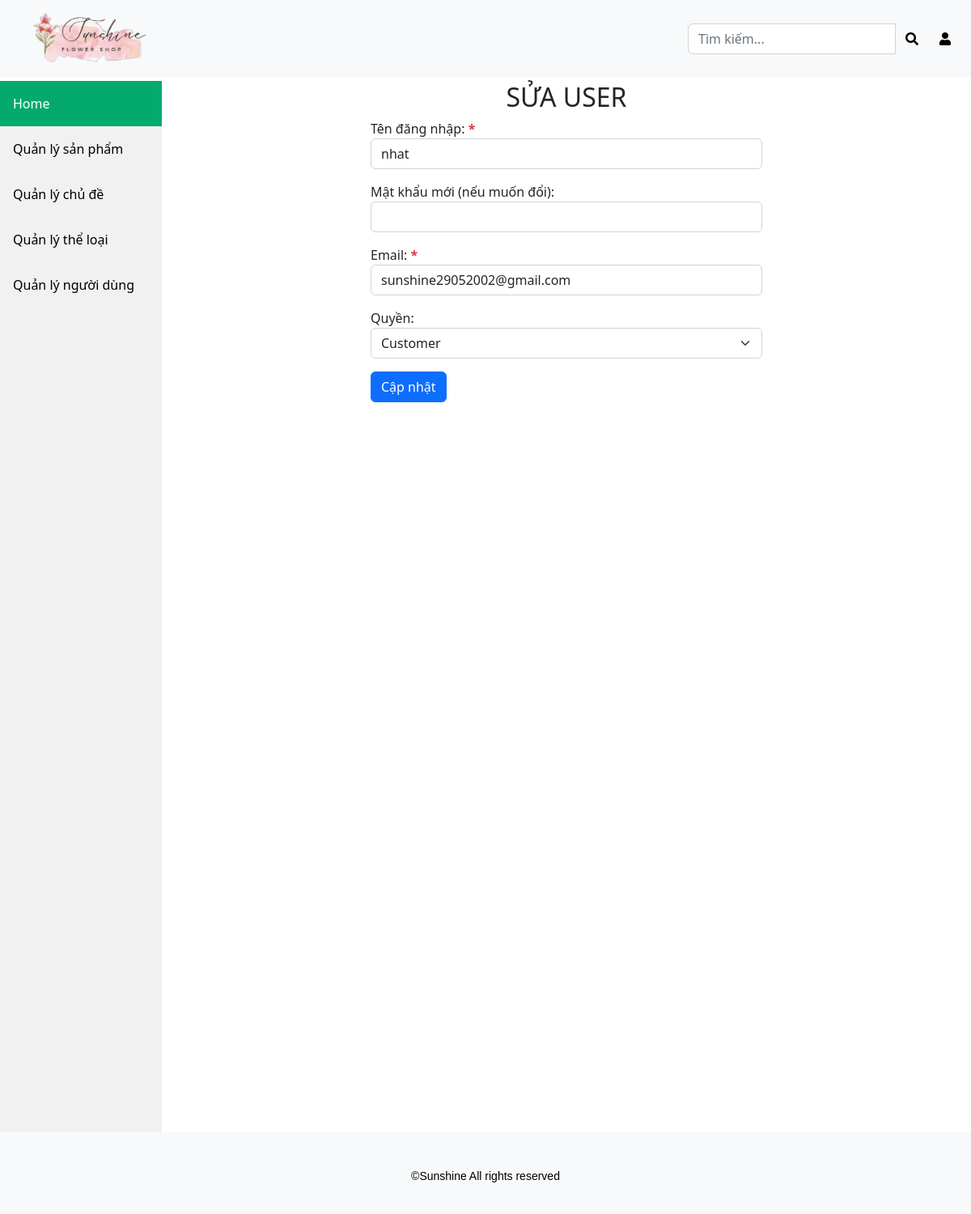
Page /admin/edit-user.php?id=2 (signed in) on the committed database.
### tables this page shows
CREATE TABLE `user` (
  `id` int NOT NULL,
  `username` varchar(255) NOT NULL,
  `password` varchar(255) NOT NULL,
  `email` varchar(255) NOT NULL,
  `role` varchar(255) DEFAULT NULL,
  `token` varchar(255) DEFAULT NULL,
  `reset_time` datetime DEFAULT NULL
);

### class/User.php (called while the page is built, shortened)
<?php
class User
{
    public static function getOneByID($pdo, $id)
    {
        $sql = "SELECT * FROM user WHERE id = :id";
        $stmt = $pdo->prepare($sql);
        $stmt->bindValue(':id', $id, PDO::PARAM_INT);
        if ($stmt->execute()) {
            $stmt->setFetchMode(PDO::FETCH_CLASS, 'user');
            return $stmt->fetch();
        }
    }
}

### admin/edit-user.php (the view, shortened to what this page needs)
<?php
require '../class/Database.php';
require '../class/User.php';
$error = Auth::requireLogin();
$id = $_GET["id"];
$db = new Database(DB_HOST, DB_NAME, DB_USER, DB_PASS);
$pdo = $db->getConn();
$user = User::getOneByID($pdo, $id);
$username = $user->username;
$password = '';
$email = $user->email;
$role = $user->role;
?>
<?php
require 'inc/header.php';
?>
<div class="content">
    <?php if ($error) : ?>
        <h1 style="text-align: center; margin-top: 30vh; transform: translateY(-50%); color: red"><?= $error . "sửa user" ?></h1>
    <?php else : ?>
        <h2 style="text-align: center;">SỬA USER</h2>
        <form method="post" class="w-50 m-auto">
            <div class="mb-3">
                <label for="username">Tên đăng nhập:</label> <span class='text-danger fw-bold'>*</span>
                <input class="form-control" id="username" name="username" value="<?= $username ?>" required>
            </div>
            <div class="mb-3">
                <label for="password">Mật khẩu mới (nếu muốn đổi):</label>
                <input class="form-control" id="password" name="password" value="<?= $password ?>">
            </div>
            <div class="mb-3">
                <label for="email">Email:</label> <span class='text-danger fw-bold'>*</span>
                <input class="form-control" id="email" name="email" value="<?= $email ?>" required>
            </div>
            <div class="mb-3">
                <label for="role">Quyền:</label>
                <select class="form-select" id="role" name="role">
                    <option value="customer" <?php if ($role == 'customer') echo 'selected'; ?>>Customer</option>
                </select>
            </div>
            <div class="d-flex">
                <button type="submit" name="submit" value="Submit" class="btn btn-primary">Cập nhật</button>
            </div>
        </form>
    <?php endif; ?>
</div>
<?php require 'inc/footer.php'; ?>

### admin/inc/header.php (style rules this page uses)
body { position: relative; min-height: 100vh; padding-top: 100px; padding-bottom: 400px; }
div.content { margin-left: 200px; padding: 1px 16px; height: 1000px; }

### rows in the picture
user: username "nhat", email "sunshine29052002@gmail.com", role "Customer"
